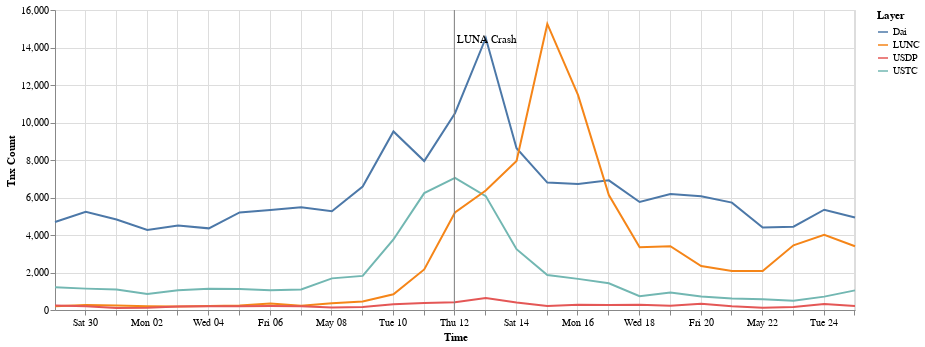

The notebook cell saved with this chart:
### Code cell
result = pd.DataFrame()

all_layers = g.get_unique_layers()
avoid_layers = ['USD', 'USDT']
layers = set(all_layers) - set(avoid_layers)

rolling = g.rolling(step='1 day', window='1 day')
for l in layers:
    result[l] = [w.layer(l).num_edges() for w in rolling]

result['Time'] = [w.end_date_time() for w in rolling]

source = pd.melt(result, id_vars=['Time'], value_vars=layers, var_name='Layer', value_name='Tnx Count')
selection = alt.selection_multi(fields=['layer'], bind='legend')
chart = alt.Chart(source).mark_line().encode(
    x="Time:T",
    y=f"{'Tnx Count'}:Q",
    color="Layer",
    tooltip=['Layer', 'Tnx Count'],
    opacity=alt.condition(selection, alt.value(1.0), alt.value(0.2))
).properties(
    width=800,
).add_selection(
    selection
)

alt.layer(chart, event_chart)

### Figure 1 — Vega-Lite specification as saved in the notebook (floating-point values rounded to 4 significant figures)
{"config": {"view": {"continuousWidth": 400, "continuousHeight": 300}}, "layer": [{"data": {"name": "data-34f20bcf95cada5a6e006a1be36e6f30"}, "mark": "line", "encoding": {"color": {"field": "Layer", "type": "nominal"}, "opacity": {"condition": {"value": 1.0, "selection": "selector001"}, "value": 0.2}, "tooltip": [{"field": "Layer", "type": "nominal"}, {"field": "Tnx Count", "type": "quantitative"}], "x": {"field": "Time", "type": "temporal"}, "y": {"field": "Tnx Count", "type": "quantitative"}}, "selection": {"selector001": {"type": "multi", "fields": ["layer"], "bind": "legend"}}, "width": 800}, {"layer": [{"mark": {"type": "rule", "color": "gray"}, "encoding": {"x": {"field": "Time", "type": "temporal"}}}, {"mark": {"type": "text", "align": "left", "color": "black", "dx": 3, "dy": -120}, "encoding": {"text": {"field": "event", "type": "nominal"}, "x": {"field": "Time", "type": "temporal"}}}], "data": {"name": "data-03a7e27a271f30803a3f9052d97f8a33"}}], "$schema": "https://vega.github.io/schema/vega-lite/v4.17.0.json", "datasets": {"data-34f20bcf95cada5a6e006a1be36e6f30": [{"Time": "2022-04-29T00:30:15", "Layer": "Dai", "Tnx Count": 4691}, {"Time": "2022-04-30T00:30:15", "Layer": "Dai", "Tnx Count": 5237}, {"Time": "2022-05-01T00:30:15", "Layer": "Dai", "Tnx Count": 4828}, {"Time": "2022-05-02T00:30:15", "Layer": "Dai", "Tnx Count": 4266}, {"Time": "2022-05-03T00:30:15", "Layer": "Dai", "Tnx Count": 4504}, {"Time": "2022-05-04T00:30:15", "Layer": "Dai", "Tnx Count": 4354}, {"Time": "2022-05-05T00:30:15", "Layer": "Dai", "Tnx Count": 5202}, {"Time": "2022-05-06T00:30:15", "Layer": "Dai", "Tnx Count": 5336}, {"Time": "2022-05-07T00:30:15", "Layer": "Dai", "Tnx Count": 5475}, {"Time": "2022-05-08T00:30:15", "Layer": "Dai", "Tnx Count": 5263}, {"Time": "2022-05-09T00:30:15", "Layer": "Dai", "Tnx Count": 6584}, {"Time": "2022-05-10T00:30:15", "Layer": "Dai", "Tnx Count": 9524}, {"Time": "2022-05-11T00:30:15", "Layer": "Dai", "Tnx Count": 7942}, {"Time": "2022-05-12T00:30:15", "Layer": "Dai", "Tnx Count": 10497}, {"Time": "2022-05-13T00:30:15", "Layer": "Dai", "Tnx Count": 14508}, {"Time": "2022-05-14T00:30:15", "Layer": "Dai", "Tnx Count": 8632}, {"Time": "2022-05-15T00:30:15", "Layer": "Dai", "Tnx Count": 6797}, {"Time": "2022-05-16T00:30:15", "Layer": "Dai", "Tnx Count": 6723}, {"Time": "2022-05-17T00:30:15", "Layer": "Dai", "Tnx Count": 6913}, {"Time": "2022-05-18T00:30:15", "Layer": "Dai", "Tnx Count": 5758}, {"Time": "2022-05-19T00:30:15", "Layer": "Dai", "Tnx Count": 6190}, {"Time": "2022-05-20T00:30:15", "Layer": "Dai", "Tnx Count": 6066}, {"Time": "2022-05-21T00:30:15", "Layer": "Dai", "Tnx Count": 5728}, {"Time": "2022-05-22T00:30:15", "Layer": "Dai", "Tnx Count": 4405}, {"Time": "2022-05-23T00:30:15", "Layer": "Dai", "Tnx Count": 4446}, {"Time": "2022-05-24T00:30:15", "Layer": "Dai", "Tnx Count": 5349}, {"Time": "2022-05-25T00:30:15", "Layer": "Dai", "Tnx Count": 4937}, {"Time": "2022-04-29T00:30:15", "Layer": "USTC", "Tnx Count": 1207}, {"Time": "2022-04-30T00:30:15", "Layer": "USTC", "Tnx Count": 1140}, {"Time": "2022-05-01T00:30:15", "Layer": "USTC", "Tnx Count": 1097}, {"Time": "2022-05-02T00:30:15", "Layer": "USTC", "Tnx Count": 855}, {"Time": "2022-05-03T00:30:15", "Layer": "USTC", "Tnx Count": 1047}, {"Time": "2022-05-04T00:30:15", "Layer": "USTC", "Tnx Count": 1134}, {"Time": "2022-05-05T00:30:15", "Layer": "USTC", "Tnx Count": 1121}, {"Time": "2022-05-06T00:30:15", "Layer": "USTC", "Tnx Count": 1060}, {"Time": "2022-05-07T00:30:15", "Layer": "USTC", "Tnx Count": 1098}, {"Time": "2022-05-08T00:30:15", "Layer": "USTC", "Tnx Count": 1687}, {"Time": "2022-05-09T00:30:15", "Layer": "USTC", "Tnx Count": 1819}, {"Time": "2022-05-10T00:30:15", "Layer": "USTC", "Tnx Count": 3759}, {"Time": "2022-05-11T00:30:15", "Layer": "USTC", "Tnx Count": 6236}, {"Time": "2022-05-12T00:30:15", "Layer": "USTC", "Tnx Count": 7047}, {"Time": "2022-05-13T00:30:15", "Layer": "USTC", "Tnx Count": 6074}, {"Time": "2022-05-14T00:30:15", "Layer": "USTC", "Tnx Count": 3244}, {"Time": "2022-05-15T00:30:15", "Layer": "USTC", "Tnx Count": 1870}, {"Time": "2022-05-16T00:30:15", "Layer": "USTC", "Tnx Count": 1660}, {"Time": "2022-05-17T00:30:15", "Layer": "USTC", "Tnx Count": 1429}, {"Time": "2022-05-18T00:30:15", "Layer": "USTC", "Tnx Count": 736}, {"Time": "2022-05-19T00:30:15", "Layer": "USTC", "Tnx Count": 935}, {"Time": "2022-05-20T00:30:15", "Layer": "USTC", "Tnx Count": 722}, {"Time": "2022-05-21T00:30:15", "Layer": "USTC", "Tnx Count": 613}, {"Time": "2022-05-22T00:30:15", "Layer": "USTC", "Tnx Count": 568}, {"Time": "2022-05-23T00:30:15", "Layer": "USTC", "Tnx Count": 497}, {"Time": "2022-05-24T00:30:15", "Layer": "USTC", "Tnx Count": 713}, {"Time": "2022-05-25T00:30:15", "Layer": "USTC", "Tnx Count": 1046}, {"Time": "2022-04-29T00:30:15", "Layer": "LUNC", "Tnx Count": 199}, {"Time": "2022-04-30T00:30:15", "Layer": "LUNC", "Tnx Count": 264}, {"Time": "2022-05-01T00:30:15", "Layer": "LUNC", "Tnx Count": 235}, {"Time": "2022-05-02T00:30:15", "Layer": "LUNC", "Tnx Count": 206}, {"Time": "2022-05-03T00:30:15", "Layer": "LUNC", "Tnx Count": 188}, {"Time": "2022-05-04T00:30:15", "Layer": "LUNC", "Tnx Count": 207}, {"Time": "2022-05-05T00:30:15", "Layer": "LUNC", "Tnx Count": 243}, {"Time": "2022-05-06T00:30:15", "Layer": "LUNC", "Tnx Count": 341}, {"Time": "2022-05-07T00:30:15", "Layer": "LUNC", "Tnx Count": 230}, {"Time": "2022-05-08T00:30:15", "Layer": "LUNC", "Tnx Count": 364}, {"Time": "2022-05-09T00:30:15", "Layer": "LUNC", "Tnx Count": 457}, {"Time": "2022-05-10T00:30:15", "Layer": "LUNC", "Tnx Count": 841}, {"Time": "2022-05-11T00:30:15", "Layer": "LUNC", "Tnx Count": 2165}, {"Time": "2022-05-12T00:30:15", "Layer": "LUNC", "Tnx Count": 5203}, {"Time": "2022-05-13T00:30:15", "Layer": "LUNC", "Tnx Count": 6372}, {"Time": "2022-05-14T00:30:15", "Layer": "LUNC", "Tnx Count": 7952}, {"Time": "2022-05-15T00:30:15", "Layer": "LUNC", "Tnx Count": 15255}, {"Time": "2022-05-16T00:30:15", "Layer": "LUNC", "Tnx Count": 11456}, {"Time": "2022-05-17T00:30:15", "Layer": "LUNC", "Tnx Count": 6131}, {"Time": "2022-05-18T00:30:15", "Layer": "LUNC", "Tnx Count": 3349}, {"Time": "2022-05-19T00:30:15", "Layer": "LUNC", "Tnx Count": 3403}, {"Time": "2022-05-20T00:30:15", "Layer": "LUNC", "Tnx Count": 2346}, {"Time": "2022-05-21T00:30:15", "Layer": "LUNC", "Tnx Count": 2083}, {"Time": "2022-05-22T00:30:15", "Layer": "LUNC", "Tnx Count": 2082}, {"Time": "2022-05-23T00:30:15", "Layer": "LUNC", "Tnx Count": 3451}, {"Time": "2022-05-24T00:30:15", "Layer": "LUNC", "Tnx Count": 4010}, {"Time": "2022-05-25T00:30:15", "Layer": "LUNC", "Tnx Count": 3401}, {"Time": "2022-04-29T00:30:15", "Layer": "USDP", "Tnx Count": 236}, {"Time": "2022-04-30T00:30:15", "Layer": "USDP", "Tnx Count": 204}, {"Time": "2022-05-01T00:30:15", "Layer": "USDP", "Tnx Count": 112}, {"Time": "2022-05-02T00:30:15", "Layer": "USDP", "Tnx Count": 114}, {"Time": "2022-05-03T00:30:15", "Layer": "USDP", "Tnx Count": 192}, {"Time": "2022-05-04T00:30:15", "Layer": "USDP", "Tnx Count": 195}, {"Time": "2022-05-05T00:30:15", "Layer": "USDP", "Tnx Count": 196}, {"Time": "2022-05-06T00:30:15", "Layer": "USDP", "Tnx Count": 208}, {"Time": "2022-05-07T00:30:15", "Layer": "USDP", "Tnx Count": 198}, {"Time": "2022-05-08T00:30:15", "Layer": "USDP", "Tnx Count": 129}, {"Time": "2022-05-09T00:30:15", "Layer": "USDP", "Tnx Count": 161}, {"Time": "2022-05-10T00:30:15", "Layer": "USDP", "Tnx Count": 313}, {"Time": "2022-05-11T00:30:15", "Layer": "USDP", "Tnx Count": 376}, {"Time": "2022-05-12T00:30:15", "Layer": "USDP", "Tnx Count": 410}, {"Time": "2022-05-13T00:30:15", "Layer": "USDP", "Tnx Count": 638}, {"Time": "2022-05-14T00:30:15", "Layer": "USDP", "Tnx Count": 405}, {"Time": "2022-05-15T00:30:15", "Layer": "USDP", "Tnx Count": 213}, {"Time": "2022-05-16T00:30:15", "Layer": "USDP", "Tnx Count": 285}, {"Time": "2022-05-17T00:30:15", "Layer": "USDP", "Tnx Count": 272}, {"Time": "2022-05-18T00:30:15", "Layer": "USDP", "Tnx Count": 277}, {"Time": "2022-05-19T00:30:15", "Layer": "USDP", "Tnx Count": 232}, {"Time": "2022-05-20T00:30:15", "Layer": "USDP", "Tnx Count": 329}, {"Time": "2022-05-21T00:30:15", "Layer": "USDP", "Tnx Count": 201}, {"Time": "2022-05-22T00:30:15", "Layer": "USDP", "Tnx Count": 119}, {"Time": "2022-05-23T00:30:15", "Layer": "USDP", "Tnx Count": 156}, {"Time": "2022-05-24T00:30:15", "Layer": "USDP", "Tnx Count": 314}, {"Time": "2022-05-25T00:30:15", "Layer": "USDP", "Tnx Count": 207}], "data-03a7e27a271f30803a3f9052d97f8a33": [{"Time": "2022-05-12", "event": "LUNA Crash"}]}}
